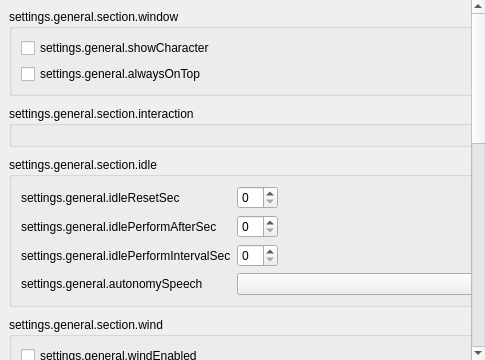
<?xml version="1.0" encoding="UTF-8"?>
<ui version="4.0">
 <class>GeneralPage</class>
 <widget class="QWidget" name="GeneralPage">
  <property name="geometry">
   <rect>
    <x>0</x>
    <y>0</y>
    <width>485</width>
    <height>360</height>
   </rect>
  </property>
  <layout class="QVBoxLayout" name="outerLayout">
   <property name="leftMargin">
    <number>0</number>
   </property>
   <property name="topMargin">
    <number>0</number>
   </property>
   <property name="rightMargin">
    <number>0</number>
   </property>
   <property name="bottomMargin">
    <number>0</number>
   </property>
   <item>
    <widget class="QScrollArea" name="scrollArea">
     <property name="frameShape">
      <enum>QFrame::Shape::NoFrame</enum>
     </property>
     <property name="horizontalScrollBarPolicy">
      <enum>Qt::ScrollBarPolicy::ScrollBarAlwaysOff</enum>
     </property>
     <property name="widgetResizable">
      <bool>true</bool>
     </property>
     <widget class="QWidget" name="scrollContent">
      <property name="geometry">
       <rect>
        <x>0</x>
        <y>0</y>
        <width>471</width>
        <height>689</height>
       </rect>
      </property>
      <layout class="QVBoxLayout" name="rootLayout">
       <property name="spacing">
        <number>10</number>
       </property>
       <item>
        <widget class="QGroupBox" name="windowGroup">
         <property name="title">
          <string>settings.general.section.window</string>
         </property>
         <layout class="QVBoxLayout" name="windowLayout">
          <item>
           <widget class="QCheckBox" name="showCharacter">
            <property name="text">
             <string>settings.general.showCharacter</string>
            </property>
           </widget>
          </item>
          <item>
           <widget class="QCheckBox" name="alwaysOnTop">
            <property name="text">
             <string>settings.general.alwaysOnTop</string>
            </property>
           </widget>
          </item>
         </layout>
        </widget>
       </item>
       <item>
        <widget class="QGroupBox" name="interactionGroup">
         <property name="title">
          <string>settings.general.section.interaction</string>
         </property>
         <layout class="QGridLayout" name="interactionLayout"/>
        </widget>
       </item>
       <item>
        <widget class="QGroupBox" name="idleGroup">
         <property name="title">
          <string>settings.general.section.idle</string>
         </property>
         <layout class="QGridLayout" name="idleLayout">
          <item row="0" column="0">
           <widget class="QLabel" name="idleResetLabel">
            <property name="text">
             <string>settings.general.idleResetSec</string>
            </property>
           </widget>
          </item>
          <item row="0" column="1">
           <widget class="QSpinBox" name="idleResetSec">
            <property name="singleStep">
             <number>10</number>
            </property>
           </widget>
          </item>
          <item row="1" column="0">
           <widget class="QLabel" name="idlePerformAfterLabel">
            <property name="text">
             <string>settings.general.idlePerformAfterSec</string>
            </property>
           </widget>
          </item>
          <item row="1" column="1">
           <widget class="QSpinBox" name="idlePerformAfterSec">
            <property name="singleStep">
             <number>10</number>
            </property>
           </widget>
          </item>
          <item row="2" column="0">
           <widget class="QLabel" name="idlePerformIntervalLabel">
            <property name="text">
             <string>settings.general.idlePerformIntervalSec</string>
            </property>
           </widget>
          </item>
          <item row="2" column="1">
           <widget class="QSpinBox" name="idlePerformIntervalSec">
            <property name="singleStep">
             <number>10</number>
            </property>
           </widget>
          </item>
          <item row="3" column="0">
           <widget class="QLabel" name="autonomySpeechLabel">
            <property name="text">
             <string>settings.general.autonomySpeech</string>
            </property>
           </widget>
          </item>
          <item row="0" column="2">
           <spacer name="idleSpacer">
            <property name="orientation">
             <enum>Qt::Orientation::Horizontal</enum>
            </property>
            <property name="sizeHint" stdset="0">
             <size>
              <width>40</width>
              <height>20</height>
             </size>
            </property>
           </spacer>
          </item>
          <item row="3" column="1" colspan="2">
           <widget class="QComboBox" name="autonomySpeech">
            <property name="sizePolicy">
             <sizepolicy hsizetype="Preferred" vsizetype="Fixed">
              <horstretch>0</horstretch>
              <verstretch>0</verstretch>
             </sizepolicy>
            </property>
           </widget>
          </item>
         </layout>
        </widget>
       </item>
       <item>
        <widget class="QGroupBox" name="windGroup">
         <property name="title">
          <string>settings.general.section.wind</string>
         </property>
         <layout class="QGridLayout" name="windLayout">
          <item row="0" column="0" colspan="3">
           <widget class="QCheckBox" name="windEnabled">
            <property name="text">
             <string>settings.general.windEnabled</string>
            </property>
           </widget>
          </item>
          <item row="1" column="0">
           <widget class="QLabel" name="windDirectionLabel">
            <property name="text">
             <string>settings.general.windDirection</string>
            </property>
           </widget>
          </item>
          <item row="1" column="1">
           <widget class="QComboBox" name="windDirection"/>
          </item>
          <item row="2" column="0">
           <widget class="QLabel" name="windStrengthLabel">
            <property name="text">
             <string>settings.general.windStrength</string>
            </property>
           </widget>
          </item>
          <item row="2" column="1">
           <widget class="QSlider" name="windStrength">
            <property name="minimum">
             <number>0</number>
            </property>
            <property name="maximum">
             <number>100</number>
            </property>
            <property name="orientation">
             <enum>Qt::Orientation::Horizontal</enum>
            </property>
           </widget>
          </item>
          <item row="1" column="2">
           <spacer name="windSpacer">
            <property name="orientation">
             <enum>Qt::Orientation::Horizontal</enum>
            </property>
            <property name="sizeHint" stdset="0">
             <size>
              <width>40</width>
              <height>20</height>
             </size>
            </property>
           </spacer>
          </item>
         </layout>
        </widget>
       </item>
       <item>
        <widget class="QGroupBox" name="weatherGroup">
         <property name="title">
          <string>settings.general.section.weather</string>
         </property>
         <layout class="QGridLayout" name="weatherLayout">
          <item row="0" column="0" colspan="3">
           <widget class="QCheckBox" name="weatherEnabled">
            <property name="text">
             <string>settings.general.weatherEnabled</string>
            </property>
           </widget>
          </item>
          <item row="1" column="0">
           <widget class="QLabel" name="weatherLocationLabel">
            <property name="text">
             <string>settings.general.weatherLocation</string>
            </property>
           </widget>
          </item>
          <item row="1" column="1">
           <widget class="QLineEdit" name="weatherLocation"/>
          </item>
          <item row="1" column="2">
           <widget class="QPushButton" name="weatherApply">
            <property name="text">
             <string>settings.general.weatherApply</string>
            </property>
           </widget>
          </item>
          <item row="2" column="0" colspan="3">
           <widget class="QCheckBox" name="weatherAutoLocate">
            <property name="text">
             <string>settings.general.weatherAutoLocate</string>
            </property>
           </widget>
          </item>
          <item row="3" column="0">
           <widget class="QLabel" name="weatherUnitLabel">
            <property name="text">
             <string>settings.general.weatherUnit</string>
            </property>
           </widget>
          </item>
          <item row="3" column="1">
           <widget class="QComboBox" name="weatherUnit"/>
          </item>
          <item row="4" column="0" colspan="3">
           <widget class="QCheckBox" name="weatherAlertEnabled">
            <property name="text">
             <string>settings.general.weatherAlertEnabled</string>
            </property>
           </widget>
          </item>
          <item row="5" column="0">
           <widget class="QLabel" name="weatherRainLabel">
            <property name="text">
             <string>settings.general.weatherRainProbability</string>
            </property>
           </widget>
          </item>
          <item row="5" column="1">
           <widget class="QSpinBox" name="weatherRainProbability">
            <property name="suffix">
             <string> %</string>
            </property>
            <property name="singleStep">
             <number>5</number>
            </property>
           </widget>
          </item>
          <item row="6" column="0">
           <widget class="QLabel" name="weatherLookaheadLabel">
            <property name="text">
             <string>settings.general.weatherLookahead</string>
            </property>
           </widget>
          </item>
          <item row="6" column="1">
           <widget class="QSpinBox" name="weatherLookahead">
            <property name="singleStep">
             <number>30</number>
            </property>
           </widget>
          </item>
          <item row="7" column="0" colspan="3">
           <widget class="QLabel" name="weatherStatus">
            <property name="text">
             <string/>
            </property>
            <property name="wordWrap">
             <bool>true</bool>
            </property>
           </widget>
          </item>
         </layout>
        </widget>
       </item>
       <item>
        <widget class="QGroupBox" name="bubbleGroup">
         <property name="title">
          <string>settings.general.section.bubble</string>
         </property>
         <layout class="QHBoxLayout" name="bubbleLayout">
          <item>
           <widget class="QLabel" name="bubbleShadowLabel">
            <property name="text">
             <string>settings.general.bubbleShadow</string>
            </property>
           </widget>
          </item>
          <item>
           <widget class="QComboBox" name="bubbleShadow"/>
          </item>
          <item>
           <widget class="QLabel" name="bubbleOffsetLabel">
            <property name="text">
             <string>settings.general.bubbleOffsetY</string>
            </property>
           </widget>
          </item>
          <item>
           <widget class="QSpinBox" name="bubbleOffsetY">
            <property name="singleStep">
             <number>5</number>
            </property>
           </widget>
          </item>
          <item>
           <spacer name="bubbleOffsetSpacer">
            <property name="orientation">
             <enum>Qt::Orientation::Horizontal</enum>
            </property>
            <property name="sizeHint" stdset="0">
             <size>
              <width>40</width>
              <height>20</height>
             </size>
            </property>
           </spacer>
          </item>
         </layout>
        </widget>
       </item>
       <item>
        <widget class="QGroupBox" name="systemGroup">
         <property name="title">
          <string>settings.general.section.system</string>
         </property>
         <layout class="QGridLayout" name="systemLayout">
          <item row="0" column="0" colspan="2">
           <widget class="QCheckBox" name="openAtLogin">
            <property name="text">
             <string>settings.general.openAtLogin</string>
            </property>
           </widget>
          </item>
          <item row="1" column="0" colspan="2">
           <widget class="QCheckBox" name="disableHwAccel">
            <property name="text">
             <string>settings.general.disableHwAccel</string>
            </property>
           </widget>
          </item>
          <item row="2" column="0">
           <widget class="QLabel" name="languageLabel">
            <property name="text">
             <string>settings.general.language</string>
            </property>
           </widget>
          </item>
          <item row="2" column="1">
           <widget class="QComboBox" name="language"/>
          </item>
          <item row="3" column="0" colspan="2">
           <layout class="QHBoxLayout" name="folderRow">
            <item>
             <widget class="QPushButton" name="openModelsFolder">
              <property name="text">
               <string>settings.general.openModelsFolder</string>
              </property>
             </widget>
            </item>
            <item>
             <widget class="QPushButton" name="openConfig">
              <property name="text">
               <string>settings.general.openConfig</string>
              </property>
             </widget>
            </item>
            <item>
             <spacer name="folderSpacer">
              <property name="orientation">
               <enum>Qt::Orientation::Horizontal</enum>
              </property>
              <property name="sizeHint" stdset="0">
               <size>
                <width>40</width>
                <height>20</height>
               </size>
              </property>
             </spacer>
            </item>
           </layout>
          </item>
         </layout>
        </widget>
       </item>
       <item>
        <spacer name="tailSpacer">
         <property name="orientation">
          <enum>Qt::Orientation::Vertical</enum>
         </property>
         <property name="sizeHint" stdset="0">
          <size>
           <width>20</width>
           <height>40</height>
          </size>
         </property>
        </spacer>
       </item>
      </layout>
     </widget>
    </widget>
   </item>
  </layout>
 </widget>
 <resources/>
 <connections/>
</ui>
